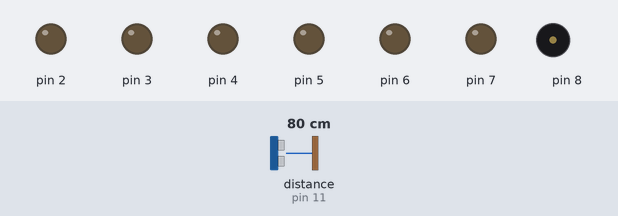
Recording of a sketch running on a simulated Arduino Nano, built with avr-gcc and run on an emulated ATmega328P. Shown: output pins drawn as LEDs (lit = HIGH), buzzer (waves = sounding). Wiring (inferred from the names in the program): ultrasonic range finder: trigger pin 12; echo pin 11. The inputs (shaded band) are chosen by the test bench; at power-on: distance to the obstacle (sensor on pin 11) 80 cm. The echo pulse lasts 58.3 µs per cm; pins used as bus, display or sensor lines are not drawn.

Above: at 1.2 s.
1.3 s: distance to the obstacle (sensor on pin 11) set to 19 cm
2.8 s: distance to the obstacle (sensor on pin 11) set to 14 cm
At 5.54 s:
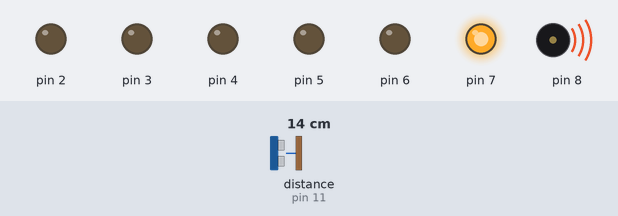
At 8.87 s:
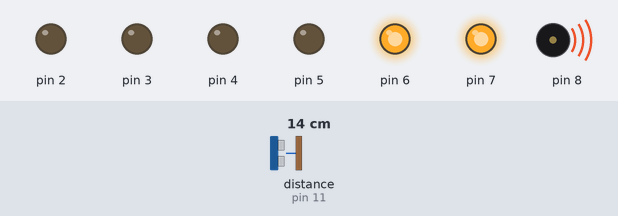
Timing chart, 0 to 20.8 s (numbered marks = the images above; inputs shaded):
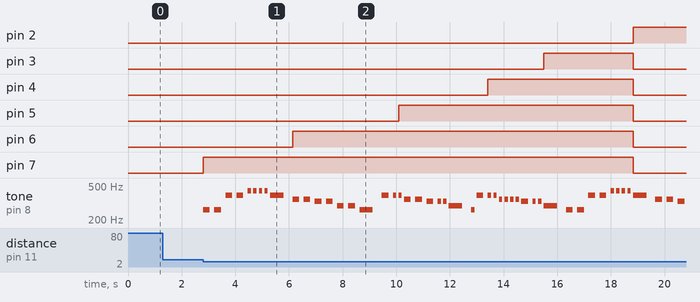

The sketch:

Touchless_Handwash_Timer.ino
```cpp
// This code is made by Charles Projects

// First, you will need library of pitches
#include "pitches.h"

/*

Second, you should create an array for melody notes and their durations,
but the array of the melody notes and durations HAVE TO have the same size.

*/


// The definition of the melody array
int melody[] = {NOTE_C4, NOTE_C4, NOTE_G4, NOTE_G4,
NOTE_A4, NOTE_A4, NOTE_A4, NOTE_A4, NOTE_G4,
NOTE_F4, NOTE_F4, NOTE_E4, NOTE_E4,
NOTE_D4, NOTE_D4, NOTE_C4,
NOTE_G4, NOTE_G4, NOTE_G4, NOTE_F4, NOTE_F4,
NOTE_E4, NOTE_E4, NOTE_E4, NOTE_D4,
NOTE_C4, NOTE_G4, NOTE_G4, NOTE_G4, NOTE_F4, NOTE_F4, NOTE_F4,
NOTE_F4, NOTE_E4, NOTE_E4, NOTE_E4, NOTE_D4,
NOTE_C4, NOTE_C4, NOTE_G4, NOTE_G4,
NOTE_A4, NOTE_A4, NOTE_A4, NOTE_A4, NOTE_G4,
NOTE_F4, NOTE_F4, NOTE_E4, NOTE_E4,
NOTE_D4, NOTE_D4, NOTE_C4};

// For note duration, I used 2, 4, 8. They mean half-note, quarter-note, and 8th note, respectively.
int durations[] = {4, 4, 4, 4, 8, 8, 8, 8, 2, 4, 4, 4, 4, 4, 4, 2, 4, 8, 8, 4, 4, 4, 8, 8, 2, 8, 4, 8, 8, 8, 8, 8, 8, 4, 8, 8, 2, 4, 4, 4, 4, 8, 8, 8, 8, 2, 4, 4, 4, 4, 4, 4, 1};

// The loop iteration is used to obtain the arrays' length.
int songLength = sizeof(melody)/sizeof(melody[0]);

// The definitions of the echo and trig pins in Arduino Nano
int echoPin = 11;
int trigPin = 12;

long durationus; //durationus mean "Duration for Ultrasonic Sensor"
int distance;

void setup() {
  for (int i = 2; i <= 7; i++) {
    pinMode (i, OUTPUT);
  }

  pinMode (trigPin, OUTPUT);
  pinMode (echoPin, INPUT);

}

void loop() {
  // Orders the Ultrasonic Sensor to measure distance and reads the measured data
  digitalWrite(trigPin, LOW);
  delayMicroseconds(2);
  digitalWrite(trigPin, HIGH);
  delayMicroseconds(10);
  digitalWrite(trigPin, LOW);
  durationus = pulseIn(echoPin, HIGH);
  distance = (durationus * .0343) / 2;

  // This condition is to determine an object with a distance of 15 centimeters.
  if (distance > 0 && distance <= 15) {ledmelodytimer();}

}

void ledmelodytimer() {
  // This is for all LEDs except Red.
  for (int i = 7; i >= 3; i--) {
    digitalWrite (i, HIGH);
    Serial.print(i);

    for (int di = (7-i)*9; di <= (8-i)*9-1; di++) {
      int duration = 1000 / durations[di];
      tone(8, melody[di], duration);
      Serial.print(di);

      // This is for pausing between notes.
      int pause = duration * 30/18;
      delay(pause);

      // This is for stopping the notes.
      noTone(8);
    }

  }

  // Turns off all other LEDs except Red
  for (int i = 3; i <= 7; i++) {
      digitalWrite (i, LOW);
  }


  // This is for Red LED. All other LEDs are turned off.
  digitalWrite (2, HIGH);

  for (int di = 45; di <= 52; di++) {
    int duration = 1000 / durations[di];
    tone(8, melody[di], duration);
    Serial.print(di);

    // This is for pausing between notes.
    int pause = duration * 30/18;
    delay(pause);

    // This is for stopping the notes.
    noTone(8);
  }

  // Turns off the Red LED
  digitalWrite (2, LOW);
}
```

pitches.h
```cpp
/*************************************************
 * Public Constants
 *************************************************/

#define NOTE_B0  31
#define NOTE_C1  33
#define NOTE_CS1 35
#define NOTE_D1  37
#define NOTE_DS1 39
#define NOTE_E1  41
#define NOTE_F1  44
#define NOTE_FS1 46
#define NOTE_G1  49
#define NOTE_GS1 52
#define NOTE_A1  55
#define NOTE_AS1 58
#define NOTE_B1  62
#define NOTE_C2  65
#define NOTE_CS2 69
#define NOTE_D2  73
#define NOTE_DS2 78
#define NOTE_E2  82
#define NOTE_F2  87
#define NOTE_FS2 93
#define NOTE_G2  98
#define NOTE_GS2 104
#define NOTE_A2  110
#define NOTE_AS2 117
#define NOTE_B2  123
#define NOTE_C3  131
#define NOTE_CS3 139
#define NOTE_D3  147
#define NOTE_DS3 156
#define NOTE_E3  165
#define NOTE_F3  175
#define NOTE_FS3 185
#define NOTE_G3  196
#define NOTE_GS3 208
#define NOTE_A3  220
#define NOTE_AS3 233
#define NOTE_B3  247
#define NOTE_C4  262
#define NOTE_CS4 277
#define NOTE_D4  294
#define NOTE_DS4 311
#define NOTE_E4  330
#define NOTE_F4  349
#define NOTE_FS4 370
#define NOTE_G4  392
#define NOTE_GS4 415
#define NOTE_A4  440
#define NOTE_AS4 466
#define NOTE_B4  494
#define NOTE_C5  523
#define NOTE_CS5 554
#define NOTE_D5  587
#define NOTE_DS5 622
#define NOTE_E5  659
#define NOTE_F5  698
#define NOTE_FS5 740
#define NOTE_G5  784
#define NOTE_GS5 831
#define NOTE_A5  880
#define NOTE_AS5 932
#define NOTE_B5  988
#define NOTE_C6  1047
#define NOTE_CS6 1109
#define NOTE_D6  1175
#define NOTE_DS6 1245
#define NOTE_E6  1319
#define NOTE_F6  1397
#define NOTE_FS6 1480
#define NOTE_G6  1568
#define NOTE_GS6 1661
#define NOTE_A6  1760
#define NOTE_AS6 1865
#define NOTE_B6  1976
#define NOTE_C7  2093
#define NOTE_CS7 2217
#define NOTE_D7  2349
#define NOTE_DS7 2489
#define NOTE_E7  2637
#define NOTE_F7  2794
#define NOTE_FS7 2960
#define NOTE_G7  3136
#define NOTE_GS7 3322
#define NOTE_A7  3520
#define NOTE_AS7 3729
#define NOTE_B7  3951
#define NOTE_C8  4186
#define NOTE_CS8 4435
#define NOTE_D8  4699
#define NOTE_DS8 4978
```

Measured:
- the behaviour switches between 17 and 16 cm on distance to the obstacle (sensor on pin 11) (found by bisection; images 0 and 1)
- after the input at 1.3 s, every drawn part: stays the same
- after the input at 2.8 s, pin 2: LOW → HIGH after 16.0 s; pin 3: LOW → HIGH after 12.7 s, → LOW 3.3 s later; pin 4: LOW → HIGH after 10.6 s, → LOW 5.4 s later; pin 5: LOW → HIGH after 7.3 s, → LOW 8.7 s later; pin 6: LOW → HIGH after 3.3 s, → LOW 12.7 s later
